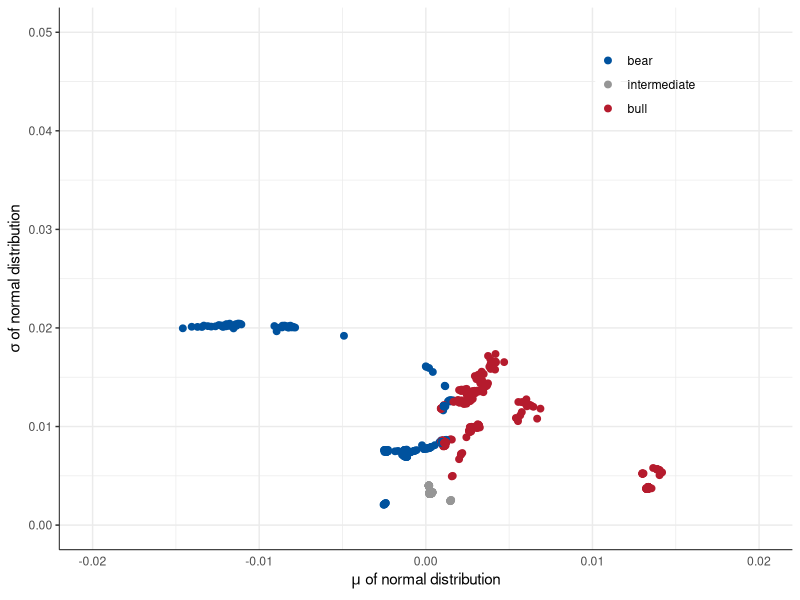
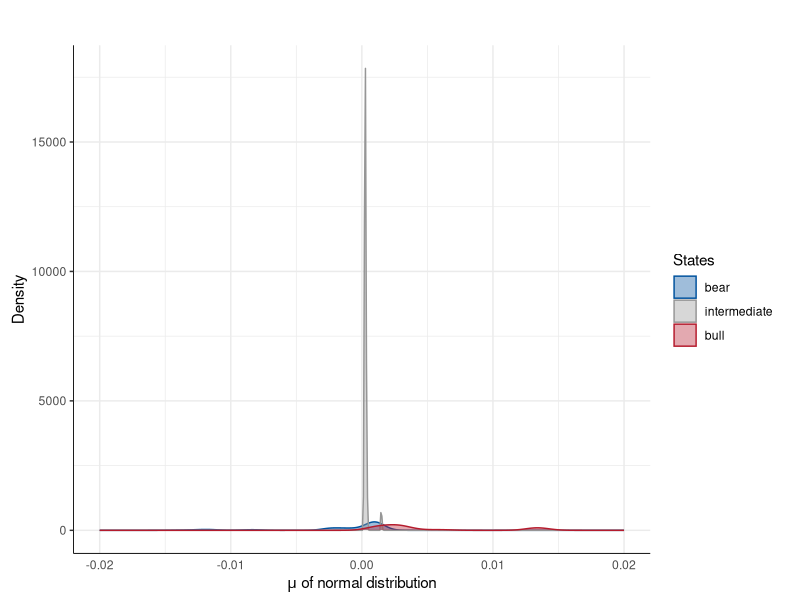
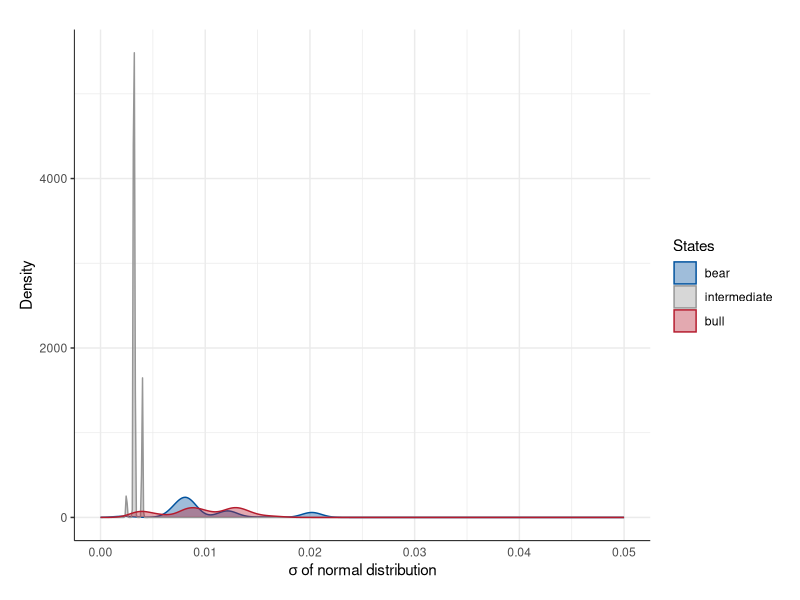
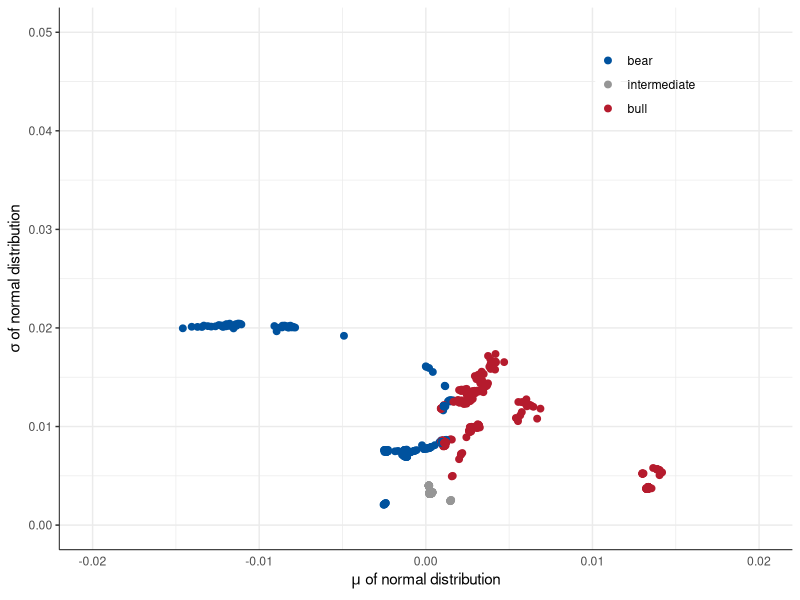
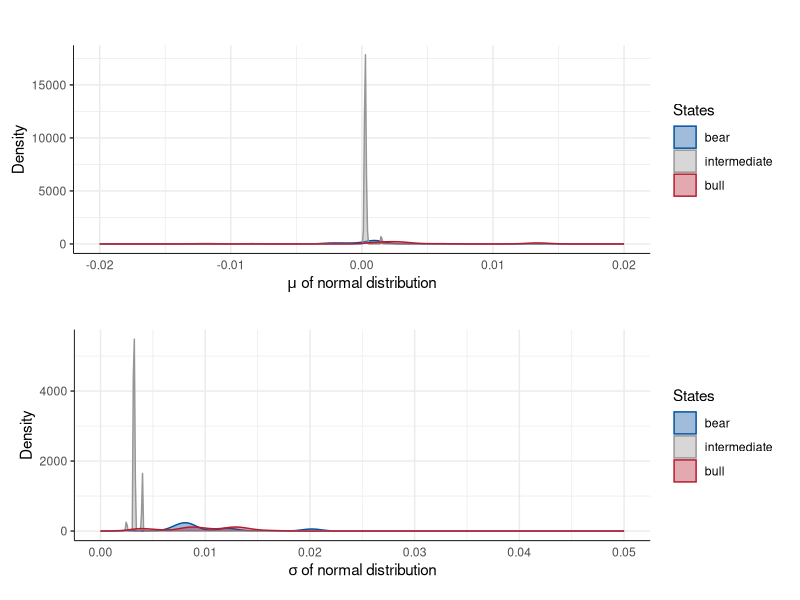

The R source for these figures, in order:
# Plot - HMM Parameters
#
# Color Scheme:
#   Blue: #00529e
#   Red:  #b51b2d
#   Gray: #969696

library(ggplot2)
library(dplyr)
library(reshape2)
library(grid)
setwd('/Users/troy_sky/Documents/R/Thesis/60min_1415')
vplayout = function(x, y) viewport(layout.pos.row = x, layout.pos.col = y)

# Data Loading
dataParamTemp = read.csv('dataMatParam.csv')
dataParamTemp = dataParamTemp[(nrow(dataParamTemp)*2/3):nrow(dataParamTemp),]
dataMu = dataParamTemp %>% select(time,bear = mu1,intermediate = mu2,bull = mu3)
dataSigma = dataParamTemp %>% select(time,bear = sigma1,intermediate = sigma2,bull = sigma3)
dataMu = melt(dataMu,id.vars = 'time')
dataSigma = melt(dataSigma,id.vars = 'time')
dataParam = merge(dataMu,dataSigma,by = c('time','variable')) %>% 
  select(time,label = variable,mu = value.x,sigma = value.y)

# Figure 1 - Parameters scatter plot
paramFig1 = ggplot(data = dataParam,aes(x = mu,y = sigma)) + 
  geom_point(aes(color = label),size = 2) + 
  xlim(c(-0.02,0.02)) + ylim(c(0,0.05)) + 
  scale_color_manual('',values = c('#00529e','#969696','#b51b2d')) + 
  theme_bw() + 
  theme(panel.background = element_blank()) + 
  theme(panel.border = element_blank()) + 
  theme(axis.line = element_line(size = 0.3)) + 
  theme(axis.ticks.x = element_blank()) + 
  theme(legend.position = c(0.8,0.88)) + 
  theme(legend.key = element_rect(fill = NULL,color = '#ffffff')) + 
  theme(legend.background = element_blank()) + 
  labs(x = expression(paste(mu,' of normal distribution')),
       y = expression(paste(sigma,' of normal distribution')))
print(paramFig1)
ggsave('paramFig1.pdf',paramFig1,width = 10,height = 4.3)

# Figure 2 - Parameters density plot
paramFig2Mu = ggplot(data = dataParam,aes(x = mu)) + 
  geom_density(aes(color = label,fill = label)) + 
  xlim(c(-0.02,0.02)) +
  scale_color_manual('States',values = c('#00529e','#969696','#b51b2d')) + 
  scale_fill_manual('States',values = c('#00529e60','#96969660','#b51b2d60')) + 
  theme_bw() + 
  theme(panel.background = element_blank()) + 
  theme(panel.border = element_blank()) + 
  theme(axis.line = element_line(size = 0.3)) + 
  theme(axis.ticks.x = element_blank()) + 
  labs(x = expression(paste(mu,' of normal distribution')),y = 'Density',title = '') + 
  theme(plot.margin = unit(c(0.5,0.5,0.1,0.3),'cm'))
print(paramFig2Mu)

paramFig2Sigma = ggplot(data = dataParam,aes(x = sigma)) + 
  geom_density(aes(color = label,fill = label)) + 
  xlim(c(0,0.05)) + 
  scale_color_manual('States',values = c('#00529e','#969696','#b51b2d')) + 
  scale_fill_manual('States',values = c('#00529e60','#96969660','#b51b2d60')) + 
  theme_bw() + 
  theme(panel.background = element_blank()) + 
  theme(panel.border = element_blank()) + 
  theme(axis.line = element_line(size = 0.3)) + 
  theme(axis.ticks.x = element_blank()) + 
  labs(x = expression(paste(sigma,' of normal distribution')),y = 'Density',title = '') + 
  theme(plot.margin = unit(c(0.1,0.5,0.5,0.5),'cm'))
print(paramFig2Sigma)

pdf('paramFig2.pdf', width = 10, height = 6)
grid.newpage()
pushViewport(viewport(layout = grid.layout(2, 1)))
print(paramFig2Mu, vp = vplayout(1, 1))
print(paramFig2Sigma, vp = vplayout(2, 1))
dev.off()
